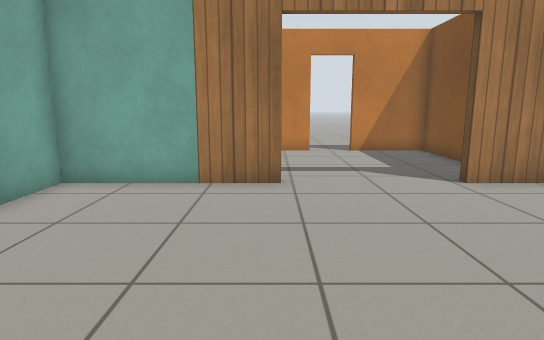
[1] (above)

12 first-person views from a walk through a world built for the Gazebo simulator. The camera is 0.92 m above the floor, tilts 10° down and sees 75° across. The floor is counted in squares, 0.5 m on a side. Each view is taken from the middle of a square. On the plan, view 1 faces up. The plan holds only what a view shows up to about 18 squares ahead; the rest is blank. Simple patterns stand in for the simulator's built-in surfaces.

[2]
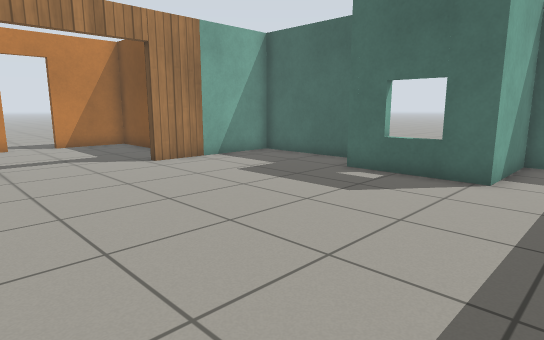

[3]
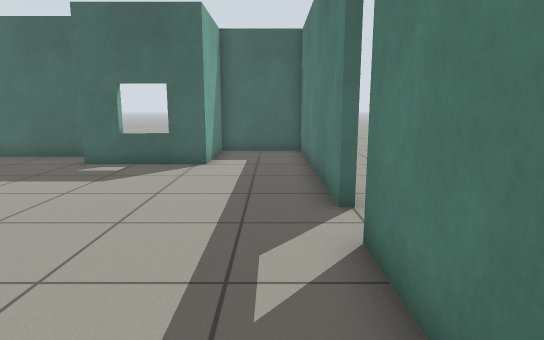

[4]
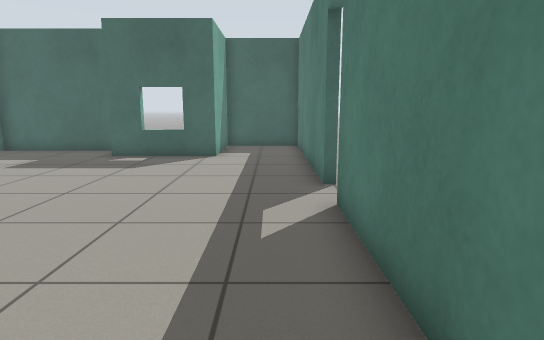

[5]
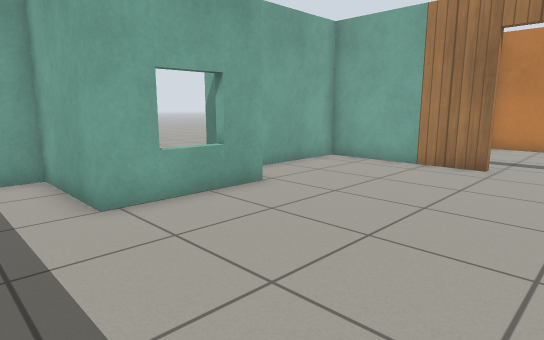

[6]
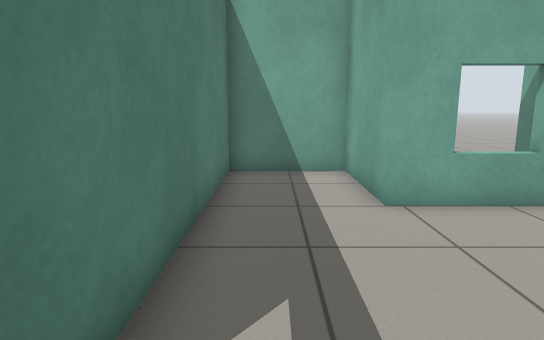

[7]
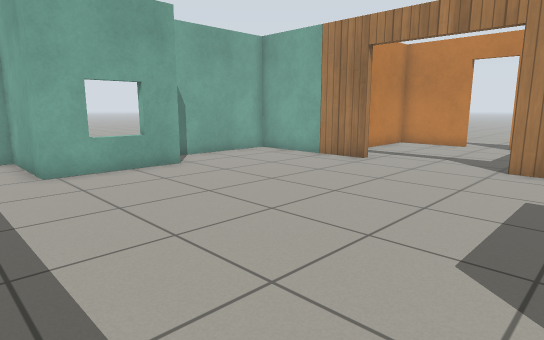

[8]
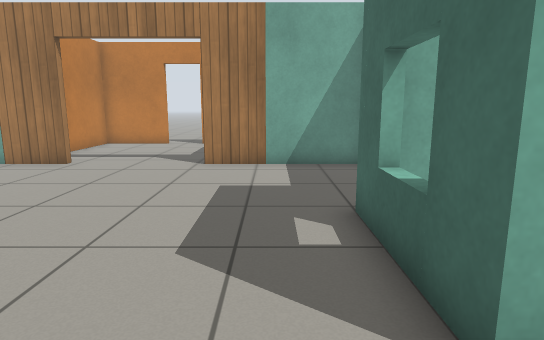

[9]
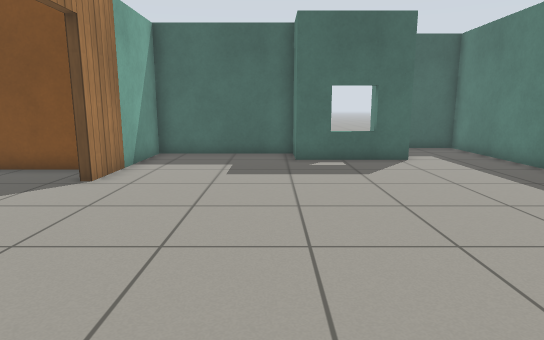

[10]
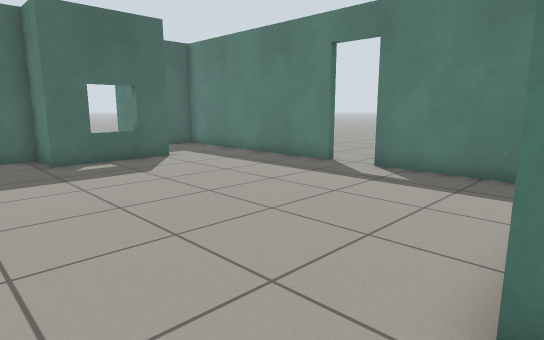

[11]
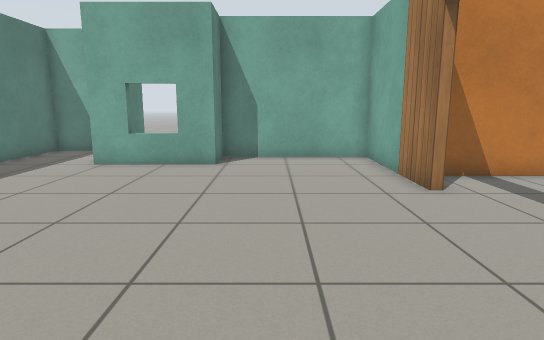

[12]
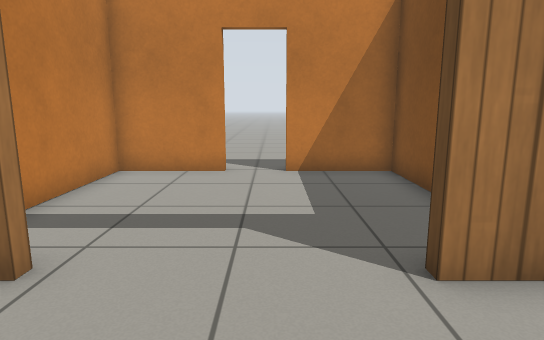

### Floor plan
Points are (right, up) in squares from view 1. A wall is a line through its corners. A room is listed if a view was taken in it or the views show most of it. See-through windows are left out.
Room 1 (views 1, 2, 3, 4, 5, 6, 7, 8, 9, 10, 11, 12)
walls: (3.4, -4.3) (12.2, -4.3) (12.2, -0.8) (8.5, -0.8) (8.5, 3.1) (10.2, 3.1) (10.2, 8.6) (4.7, 8.6); (0.2, 8.6) (-5.2, 8.6) (-5.2, 3.1) (-3.5, 3.1) (-3.5, -0.8) (-7.2, -0.8) (-7.2, -4.3) (1.6, -4.3)
ways out: open door at (2.5, 9) to room 2; open door at (2.5, -4.5)
Room 2 (no view inside)
walls: (1.7, 15.2) (-1.5, 15.2) (-1.5, 9.6); (6.5, 9.8) (6.5, 15.2) (3.4, 15.2)
ways out: open door at (2.5, 9) to room 1; open door at (2.5, 15.5)

Positions as (right, up) in squares from view 1, and headings:
1: (0, 0), facing up
2: (-1, -3), facing up-right
3: (-3, -3), facing right
4: (-5, -3), facing right
5: (3, -3), facing up-left
6: (3, -3), facing left
7: (7, -3), facing up-left
8: (7, -3), facing up
9: (-4, 4), facing right
10: (-4, 6), facing down-right
11: (8, 5), facing left
12: (3, 5), facing up
